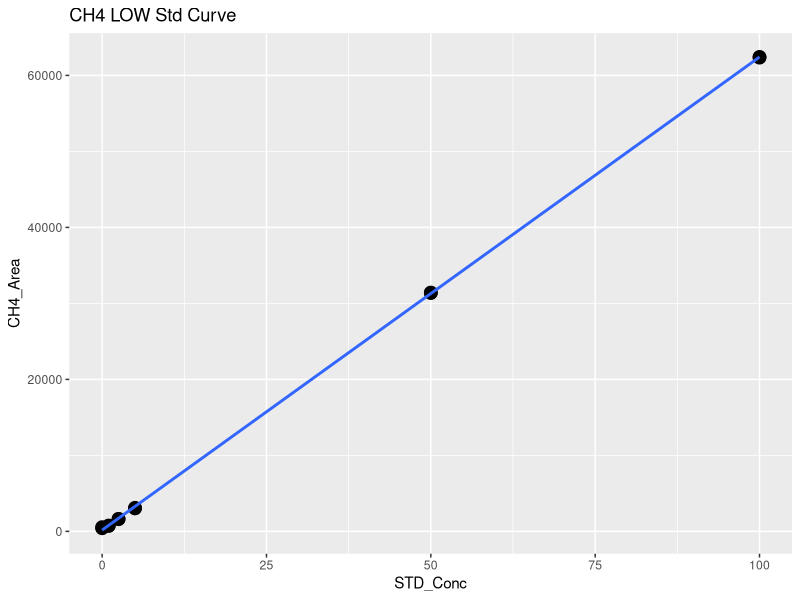
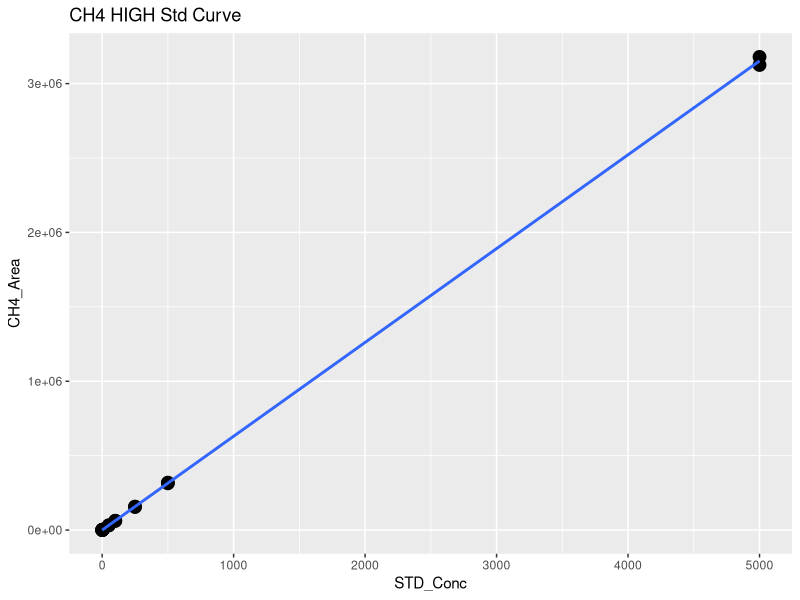
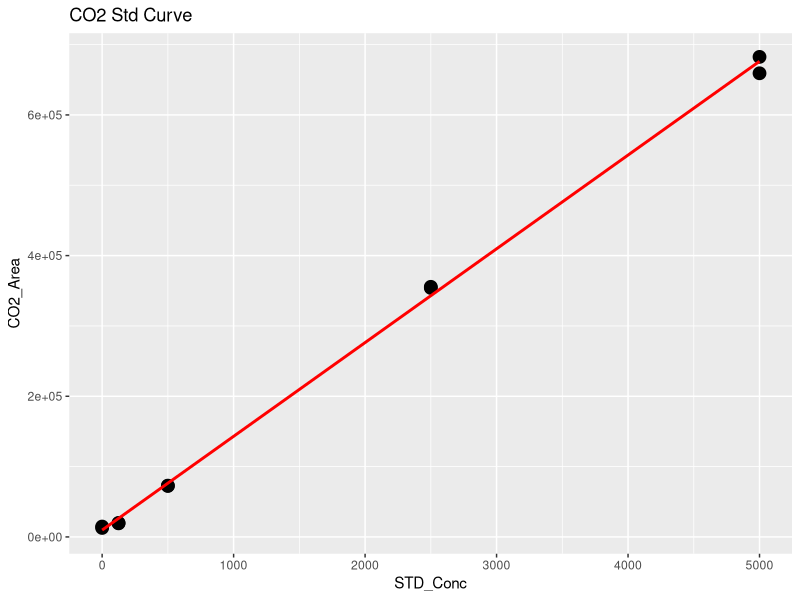
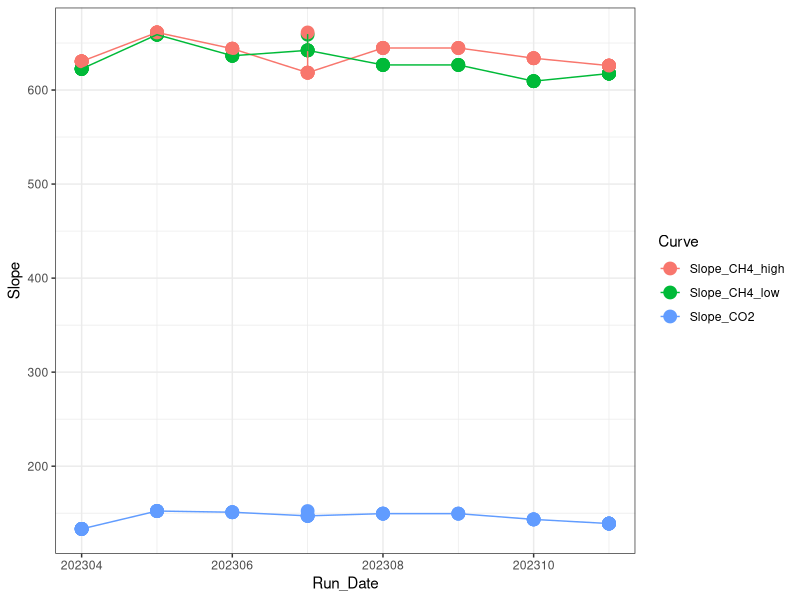

Write the R code that produced these figures, in order. (Note: this script raises an error after producing the figures.)
## ---- chunk 1
library(dplyr)
library(ggplot2)
library(ggpubr)
library(stringr)
## ---- chunk 2

#Read in June Data 
raw <- read.csv("Raw Data/COMPASS_CBSYN_SGW_202304.csv")
head(raw)

#pull out methane standards
stds_ch4 <-  raw %>%  
  filter(str_detect(Sample_Type, "STD_CH4"))
#head(stds_ch4)

#split into high curve and low curve for CH4
stds_ch4_low <- stds_ch4  %>%  
  filter(!STD_Conc > 100)

#Low curve for CH4
CH4_Low <- ggplot(stds_ch4_low, aes(STD_Conc, CH4_Area)) + geom_point(size=4) + 
  geom_smooth(method = "lm", se = FALSE) + labs(title="CH4 LOW Std Curve")
CH4_Low

CH4_Low_lm <- lm(stds_ch4_low$CH4_Area ~ stds_ch4_low$STD_Conc)
summary(CH4_Low_lm)
cf <- coef(CH4_Low_lm)

#create data frame with 1 rows and 0 columns
Slope_CH4_low <- data.frame(matrix(ncol = 0, nrow = 1))
Slope_CH4_low$Curve <- "Slope_CH4_low"
Slope_CH4_low$R2 <- summary(CH4_Low_lm)$adj.r.squared
Slope_CH4_low$Slope <- cf[2]
Slope_CH4_low$Intercept <- cf[1]
#head(Slope_CH4_low)

#High curve for CH4
CH4_High <- ggplot(stds_ch4, aes(STD_Conc, CH4_Area)) + geom_point(size=4) + 
  geom_smooth(method = "lm", se = FALSE) + labs(title="CH4 HIGH Std Curve")
CH4_High

stds_ch4_lm <- lm(stds_ch4$CH4_Area ~ stds_ch4$STD_Conc)
summary(stds_ch4_lm)
cf <- coef(stds_ch4_lm)

#create data frame with 1 rows and 0 columns
Slope_CH4_high <- data.frame(matrix(ncol = 0, nrow = 1))
Slope_CH4_high$Curve <- "Slope_CH4_high"
Slope_CH4_high$R2 <- summary(stds_ch4_lm)$adj.r.squared
Slope_CH4_high$Slope <- cf[2]
Slope_CH4_high$Intercept <- cf[1]
#head(Slope_CH4_high)

#pull out co2 standards
stds_co2 <-  raw %>%  
  filter(str_detect(Sample_Type, "STD_CO2"))
#head(stds_co2)

#CO2 Curve
CO2_stds <- ggplot(stds_co2, aes(STD_Conc, CO2_Area)) + geom_point(size=4) + 
  geom_smooth(method = "lm", se = FALSE, color="red") + labs(title="CO2 Std Curve")
CO2_stds

stds_co2_lm <- lm(stds_co2$CO2_Area ~ stds_co2$STD_Conc)
summary(stds_co2_lm)
cf <- coef(stds_co2_lm)

#create data frame with 1 rows and 0 columns
Slope_CO2 <- data.frame(matrix(ncol = 0, nrow = 1))
Slope_CO2$Curve <- "Slope_CO2"
Slope_CO2$R2 <- summary(stds_co2_lm)$adj.r.squared
Slope_CO2$Slope <- cf[2]
Slope_CO2$Intercept <- cf[1]
#head(Slope_CO2)

#pull all the slopes together into one dataframe 
Slopes <- rbind(Slope_CH4_low, Slope_CH4_high, Slope_CO2)
#head(Slopes)

#needs changed each time #####
Slopes$Run_Date <- c(202304, 202304, 202304)

log <- read.csv("Raw Data/COMPASS_Varian_QAQC_2023.csv")
head(log)
log <- log[ ,-c(1)]
log <- rbind(log, Slopes)

Slopes_chk <- ggplot(log, aes(Run_Date, Slope, col=Curve)) + geom_point(size=4) + geom_line() + theme_bw()
Slopes_chk

write.csv(log, "Raw Data/COMPASS_Varian_QAQC_2023.csv")
## ---- chunk 3
#head(raw)

#pull out methane standards
Samples <-  raw %>%  
  filter(!str_detect(Sample_Type, "STD_CH4")) %>%  
  filter(!str_detect(Sample_Type, "STD_CO2")) %>%  
  filter(!str_detect(Sample_Type, "Blank")) %>%  
  filter(!str_detect(Sample_Type, "Chk_STD")) %>%  
   filter(!str_detect(Sample_Type, "CHKSTD")) %>%
  filter(!str_detect(Sample_Type, "NA"))
#head(Samples)

#Now flag any areas that are above the 100ppm area for CH4
Samples$CH4_Curve <- ifelse(Samples$CH4_Area >71000, "High", "Low")
#head(Samples)

#Calculate CH4 concentrations in ppm
Samples$CH4_Conc_ppm <- ifelse(Samples$CH4_Area >71000, (Samples$CH4_Area-Slope_CH4_high$Intercept)/Slope_CH4_high$Slope,                                       (Samples$CH4_Area-Slope_CH4_low$Intercept)/Slope_CH4_low$Slope )

#Calculate CO2 concentrations in ppm 
Samples$CO2_Conc_ppm <- ((Samples$CO2_Area-Slope_CO2$Intercept)/Slope_CO2$Slope) 

#head(Samples)

##########make flags for any dilutions needed 
#highest CH4 standard = 10000
#highest CO2 standard = 50000

Samples$CH4_Flag <- ifelse(Samples$CH4_Conc_ppm >10000, "Needs Dilution", "Within Range")
Samples$CO2_Flag <- ifelse(Samples$CO2_Conc_ppm >50000, "Needs Dilution", "Within Range")
#head(Samples)

## ---- chunk 4

chks <-  raw %>%  
  filter(!str_detect(Sample_Type, "STD_CH4")) %>%  
  filter(!str_detect(Sample_Type, "STD_CO2")) %>%  
  filter(!str_detect(Sample_Type, "Blank")) %>%  
  filter(!str_detect(Sample_Type, "Unknown")) %>%  
  filter(!str_detect(Sample_Type, "NA"))
#head(chks)

#Calculate CH4 concentrations in ppm
chks$CH4_Conc_ppm <- ifelse(chks$CH4_Area >71000, 
                      (chks$CH4_Area-Slope_CH4_high$Intercept)/Slope_CH4_high$Slope,                                       (chks$CH4_Area-Slope_CH4_low$Intercept)/Slope_CH4_low$Slope )

#Calculate CO2 concentrations in ppm 
chks$CO2_Conc_ppm <- ((chks$CO2_Area-Slope_CO2$Intercept)/Slope_CO2$Slope)



#change this if check standard concentrations are different 
level_ch4 <- 5      #ppm
level_co2 <- 1000   #ppm

#calculate percent difference of check standards 
chks$Ch4_diff <- ((chks$CH4_Conc_ppm - level_ch4)/((chks$CH4_Conc_ppm + level_ch4)/2)) * 100
chks$CH4_diff_flag <-  ifelse(chks$Ch4_diff <10, 'YES', 'NO, rerun')

chks$CO2_diff <- ((chks$CO2_Conc_ppm - level_co2)/((chks$CO2_Conc_ppm + level_co2)/2)) * 100
chks$CO2_diff_flag <-  ifelse(chks$CO2_diff <10, 'YES', 'NO, rerun')

#now plot the Ch4 concentrations and the CO2 concentrations vs. the expected concentration 
#then also make the color the percent difference between the expected and observed concentration 

ch4_chk <-  ggplot(data = chks, aes(x = Sample_ID, y = CH4_Conc_ppm, fill=CH4_diff_flag)) +
       geom_bar(stat = 'identity') + 
        scale_fill_manual(values=c( "darkgreen", "darkgrey"))+
        #scale_fill_gradient2(low='red', mid='white', high='blue', space='Lab') + 
        theme_classic() + labs(x= " ", y="CH4  (ppm)", title="Check Stds: CH4") + 
        theme(legend.position="bottom") +  geom_hline(yintercept=level_ch4, linetype="dashed", 
                color = "black", size=1)


co2_chk <-  ggplot(data = chks, aes(x = Sample_ID, y = CO2_Conc_ppm, fill=CO2_diff_flag)) +
       geom_bar(stat = 'identity') + 
        scale_fill_manual(values=c("darkgreen", "darkgrey"))+
        #scale_fill_gradient2(low='red', mid='white', high='blue', space='Lab') + 
        theme_classic() + labs(x= " ", y="CO2  (ppm)", title="Check Stds: CO2") + 
        theme(legend.position="bottom") +  geom_hline(yintercept=level_co2, linetype="dashed", 
                color = "black", size=1)

ggarrange(ch4_chk, co2_chk, nrow=1, ncol=2)


## ---- chunk 5

#multiply the concentration by the dilution factor
Samples$CH4_Conc_ppm_dilcorr <- (Samples$CH4_Conc_ppm * Samples$Dilution_Factor)

Samples$CO2_Conc_ppm_dilcorr <- (Samples$CO2_Conc_ppm * Samples$Dilution_Factor)

#check results
#head(Samples)

#quick first look at the samples 
ch4_samples <-  ggplot(data = Samples, aes(x = Sample_ID, y = CH4_Conc_ppm, fill=CH4_Flag)) +
       geom_bar(stat = 'identity') + 
        scale_fill_manual(values=c("darkgreen","red"))+
        #scale_fill_gradient2(low='red', mid='white', high='blue', space='Lab') + 
        theme_classic() + labs(x= " ", y="CH4 (ppm)", title="CH4: Green = Within Range") + 
        theme(legend.position="none") 


co2_samples <-  ggplot(data = Samples, aes(x = Sample_ID, y = CO2_Conc_ppm, fill=CO2_Flag)) +
       geom_bar(stat = 'identity') + 
        scale_fill_manual(values=c("red", "darkgreen"))+
        #scale_fill_gradient2(low='red', mid='white', high='blue', space='Lab') + 
        theme_classic() + labs(x= " ", y="CO2 (ppm)", title="CO2: Green = Within Range") + 
        theme(legend.position="none") 

ggarrange(ch4_samples, co2_samples, nrow=1, ncol=2)


## ---- chunk 6

# Convert ppm CH4 to total umol CH4 in the sample headspace
# use Ideal Gas Law:  
#   hdsp umol CH4 = ppm CH4*(PV/RT) 
#      P = 1 (pressure in atm)
#      R = 0.082 (gas constant)
#      V = 0.015 (gas syringe volume in L)
#      T = "TempC" column value in Kelvin (equilibration temperature)

#set the volume used for the sample
#volume = 0.02
#TempC <-  25 #I am assuming 25C not sure how we want to handle this

#Calculate CH4 concentrations in ppm
#Samples$CH4_Conc_umol <- ifelse(Samples$G_W == "W",
#                    ((Samples$CH4_Conc_ppm_dilcorr*((1*volume/1000)/(0.08206*(TempC+273.15))))/(volume/1000)),
#                    ((((Samples$CH4_Conc_ppm_dilcorr/1000))/16.04)*1000000  ))
#Samples$CO2_Conc_umol <- ifelse(Samples$G_W == "W",
#                    ((Samples$CO2_Conc_ppm_dilcorr*((1*volume/1000)/(0.08206*(TempC+273.15))))/(volume/1000)),
#                    ((((Samples$CO2_Conc_ppm_dilcorr/1000))/16.04)*1000000  ))

#do an if then statement (if it says water use this and if it says gas then use )
#Samples$hdsp_umol_CH4 <- (Samples$CH4_Conc_ppm_dilcorr*((1*volume/1000)/(0.08206*(TempC+273.15))))/(volume/1000)
#Samples$hdsp_umol_CO2 <- Samples$CO2_Conc_ppm_dilcorr*((1*volume/1000)/(0.08206*(TempC+273.15)))
# Convert headspace CH4 to dissolved umol/L Ch4 in sample
#Samples$pw_umol_CH4 <- Samples$hdsp_umol_CH4/(volume/1000)

#quick first look at the samples 
#ch4_samples1 <-  ggplot(data = Samples, aes(x = Sample_ID, y = CH4_Conc_umol, fill=G_W)) +
#       geom_bar(stat = 'identity') + 
 #       scale_fill_manual(values=c("darkgrey","darkblue"))+
        #scale_fill_gradient2(low='red', mid='white', high='blue', space='Lab') + 
 #       theme_classic() + labs(x= " ", y="CH4 (uM)", title="CH4: Blue = PW Sample") + 
 #       theme(legend.position="none") 


#co2_samples1 <-  ggplot(data = Samples, aes(x = Sample_ID, y = CO2_Conc_umol, fill=G_W)) +
 #      geom_bar(stat = 'identity') + 
#        scale_fill_manual(values=c("darkgrey","darkblue"))+
        #scale_fill_gradient2(low='red', mid='white', high='blue', space='Lab') + 
#        theme_classic() + labs(x= " ", y="CO2 (uM)", title="CO2: Blue = PW Sample") + 
#        theme(legend.position="none") 

#ggarrange(ch4_samples1, co2_samples1, nrow=1, ncol=2)

## ---- chunk 7
#check results
#head(Samples)

#pull out what we need 
Samples1 <- Samples[ ,c(1:3,6:9,17:20)]
#head(Samples1)

IDs <- data.frame(do.call('rbind', strsplit(as.character(Samples1$Sample_ID),'_',fixed=TRUE)))
colnames(IDs) <- c("Site" , "Zone", "Replicate", "Depth")
IDs$Depth1 <- ifelse(IDs$Depth == '10cm', '10', 
                 ifelse(IDs$Depth == '20cm', '20', 
                        ifelse(IDs$Depth == '45cm', '45', '0')))
head(IDs)

#rejoin them to the dataframe
alldat <- cbind(IDs, Samples1)
head(alldat)

write.csv(alldat, "Processed Data/COMPASS_CBSYN_SGW_202304_Processed.csv")

